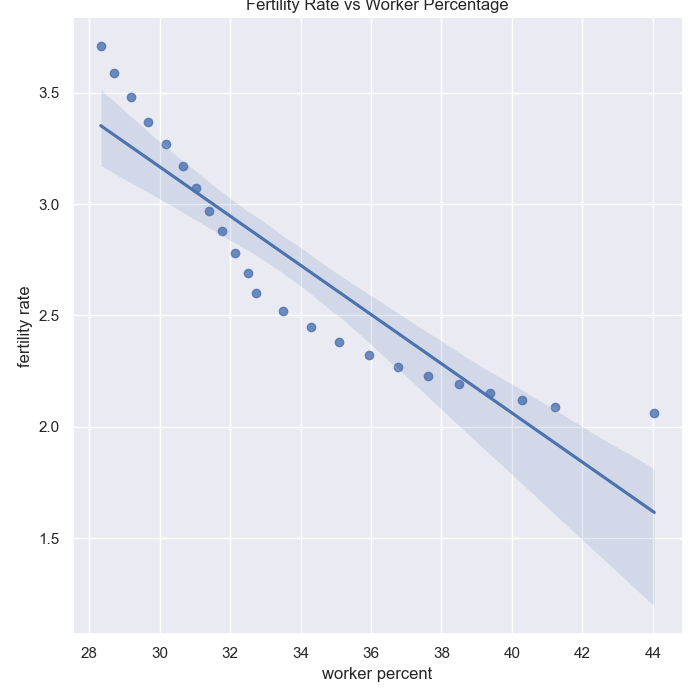

Here is the Python script that generated this plot:
import pandas as pd
import matplotlib.pyplot as plt
import seaborn as sns

sns.set_theme()

emp = pd.read_csv("SLR2.csv")

graph = sns.lmplot(x='worker percent', y='fertility rate',data=emp,fit_reg=True, height=7).set(title="Fertility Rate vs Worker Percentage") 


graph.figure.savefig("graph3.png") 